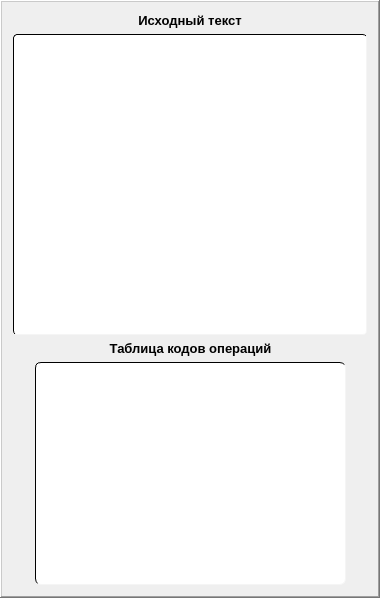
     <widget class="QFrame" name="frame_first">
      <property name="minimumSize">
       <size>
        <width>380</width>
        <height>0</height>
       </size>
      </property>
      <property name="maximumSize">
       <size>
        <width>380</width>
        <height>660</height>
       </size>
      </property>
      <property name="font">
       <font>
        <family>System</family>
        <pointsize>10</pointsize>
        <bold>true</bold>
       </font>
      </property>
      <property name="frameShape">
       <enum>QFrame::WinPanel</enum>
      </property>
      <property name="frameShadow">
       <enum>QFrame::Raised</enum>
      </property>
      <layout class="QGridLayout" name="gridLayout_6">
       <item row="2" column="1">
        <widget class="QTableWidget" name="tableWidget_ToOC">
         <property name="minimumSize">
          <size>
           <width>311</width>
           <height>223</height>
          </size>
         </property>
         <property name="maximumSize">
          <size>
           <width>311</width>
           <height>223</height>
          </size>
         </property>
         <property name="font">
          <font>
           <family>System</family>
           <pointsize>10</pointsize>
           <bold>true</bold>
          </font>
         </property>
         <property name="cursor" stdset="0">
          <cursorShape>PointingHandCursor</cursorShape>
         </property>
         <property name="styleSheet">
          <string notr="true">QTableWidget {
    background-color: #ffffff;
    border-top: 1px solid #000000;
    border-left: 1px solid #000000;
    border-right: 1px solid #f5f5f5;
    border-bottom: 1px solid #f5f5f5;
    border-radius: 6px;
    gridline-color: #e0e0e0;
}

QTableWidget QTableWidgetItem {
    padding: 5px;
}

QTableWidget QTableWidgetItem:hover {
    background-color: #e0d8d0;
}</string>
         </property>
         <property name="frameShape">
          <enum>QFrame::WinPanel</enum>
         </property>
         <property name="autoScroll">
          <bool>true</bool>
         </property>
         <attribute name="horizontalHeaderVisible">
          <bool>false</bool>
         </attribute>
         <attribute name="horizontalHeaderMinimumSectionSize">
          <number>100</number>
         </attribute>
         <attribute name="horizontalHeaderDefaultSectionSize">
          <number>100</number>
         </attribute>
         <attribute name="verticalHeaderVisible">
          <bool>false</bool>
         </attribute>
         <attribute name="verticalHeaderMinimumSectionSize">
          <number>22</number>
         </attribute>
         <attribute name="verticalHeaderDefaultSectionSize">
          <number>22</number>
         </attribute>
         <attribute name="verticalHeaderHighlightSections">
          <bool>true</bool>
         </attribute>
        </widget>
       </item>
       <item row="2" column="2">
        <spacer name="horizontalSpacer_9">
         <property name="font">
          <font>
           <family>System</family>
           <pointsize>10</pointsize>
           <bold>true</bold>
          </font>
         </property>
         <property name="orientation">
          <enum>Qt::Horizontal</enum>
         </property>
         <property name="sizeHint" stdset="0">
          <size>
           <width>12</width>
           <height>20</height>
          </size>
         </property>
        </spacer>
       </item>
       <item row="2" column="0">
        <spacer name="horizontalSpacer">
         <property name="font">
          <font>
           <family>System</family>
           <pointsize>10</pointsize>
           <bold>true</bold>
          </font>
         </property>
         <property name="orientation">
          <enum>Qt::Horizontal</enum>
         </property>
         <property name="sizeHint" stdset="0">
          <size>
           <width>11</width>
           <height>20</height>
          </size>
         </property>
        </spacer>
       </item>
       <item row="1" column="1">
        <widget class="QLabel" name="label_ToOC">
         <property name="font">
          <font>
           <family>System</family>
           <pointsize>10</pointsize>
           <bold>true</bold>
          </font>
         </property>
         <property name="text">
          <string>Таблица кодов операций</string>
         </property>
         <property name="alignment">
          <set>Qt::AlignCenter</set>
         </property>
        </widget>
       </item>
       <item row="0" column="0" colspan="3">
        <layout class="QGridLayout" name="gridLayout">
         <item row="2" column="0">
          <widget class="QTextEdit" name="textEdit_source">
           <property name="minimumSize">
            <size>
             <width>351</width>
             <height>301</height>
            </size>
           </property>
           <property name="font">
            <font>
             <family>System</family>
             <pointsize>10</pointsize>
             <bold>true</bold>
            </font>
           </property>
           <property name="cursor" stdset="0">
            <cursorShape>IBeamCursor</cursorShape>
           </property>
           <property name="styleSheet">
            <string notr="true">QTextEdit {
    background-color: #ffffff;
    border-top: 1px solid #000000;
    border-left: 1px solid #000000;
    border-right: 1px solid #f5f5f5;
    border-bottom: 1px solid #f5f5f5;
    border-radius: 4px;
    padding: 10px;
    color: #333333;
    selection-background-color: #e0d8d0;
    selection-color: #333333;
}

QTextEdit:focus {
    border-top: 1px solid #000000;
    border-left: 1px solid #000000;
    border-right: 1px solid #d0b9a3;
    border-bottom: 1px solid #d0b9a3; 
}

QTextEdit:hover {
    border-top: 1px solid #000000;
    border-left: 1px solid #000000;
    border-right: 1px solid #d0b9a3;
    border-bottom: 1px solid #d0b9a3;
}

QTextEdit QScrollBar:vertical, 
QTextEdit QScrollBar:horizontal {
    border: 2px solid #8a8a8a;
    background: #f5f5f5;
    width: 12px; /* ширина для вертикальной полосы */
    height: 12px; /* высота для горизонтальной полосы */
    background-clip: padding;
}

QTextEdit QScrollBar::handle:vertical, 
QTextEdit QScrollBar::handle:horizontal {
    background: #e0d8d0;
    border-radius: 6px;
}

QTextEdit QScrollBar::handle:vertical:hover, 
QTextEdit QScrollBar::handle:horizontal:hover {
    background: #d0b9a3;
}

QTextEdit QScrollBar::add-line:vertical, 
QTextEdit QScrollBar::add-line:horizontal, 
QTextEdit QScrollBar::sub-line:vertical, 
QTextEdit QScrollBar::sub-line:horizontal {
    background: none;
    width: 0;
    height: 0;
}

QTextEdit QScrollBar::add-page:vertical, 
QTextEdit QScrollBar::add-page:horizontal, 
QTextEdit QScrollBar::sub-page:vertical, 
QTextEdit QScrollBar::sub-page:horizontal {
    background: none; /* Без фона для страниц */
}
</string>
           </property>
           <property name="frameShape">
            <enum>QFrame::WinPanel</enum>
           </property>
           <property name="frameShadow">
            <enum>QFrame::Sunken</enum>
           </property>
           <property name="horizontalScrollBarPolicy">
            <enum>Qt::ScrollBarAsNeeded</enum>
           </property>
           <property name="sizeAdjustPolicy">
            <enum>QAbstractScrollArea::AdjustIgnored</enum>
           </property>
           <property name="lineWrapMode">
            <enum>QTextEdit::NoWrap</enum>
           </property>
          </widget>
         </item>
         <item row="1" column="0">
          <widget class="QLabel" name="label_source">
           <property name="font">
            <font>
             <family>System</family>
             <pointsize>10</pointsize>
             <bold>true</bold>
            </font>
           </property>
           <property name="text">
            <string>Исходный текст</string>
           </property>
           <property name="alignment">
            <set>Qt::AlignCenter</set>
           </property>
          </widget>
         </item>
        </layout>
       </item>
      </layout>
     </widget>
